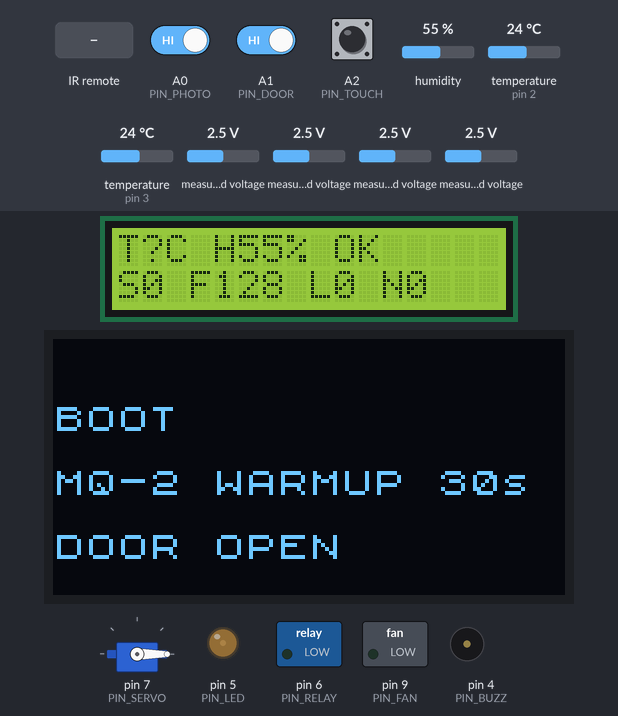
A sketch run on a simulated Arduino Uno, built with avr-gcc and run on an emulated ATmega328P. Parts: 16×2 character LCD, 128×64 one-colour display, servo, switched loads named in the sketch (green lamp = pin HIGH), output pins drawn as LEDs (lit = HIGH), buzzer (waves = sounding, pin HIGH). Wiring (inferred from the names in the program): PCF8591 converter at I2C address 0x48. Inputs (shaded band) come from the test bench; at power-on: measured voltage 2.5 V, A2 (PIN_TOUCH) LOW, A0 (PIN_PHOTO) HIGH, A1 (PIN_DOOR) HIGH, humidity 55 %, temperature (sensors on pin 2, pin 3) 24 °C. What the sketch prints to the serial monitor is not drawn.

Above: at 1.5 s.
1.6 s: measured voltage (sensor 201) set to 2.8 V
At 2.6 s:
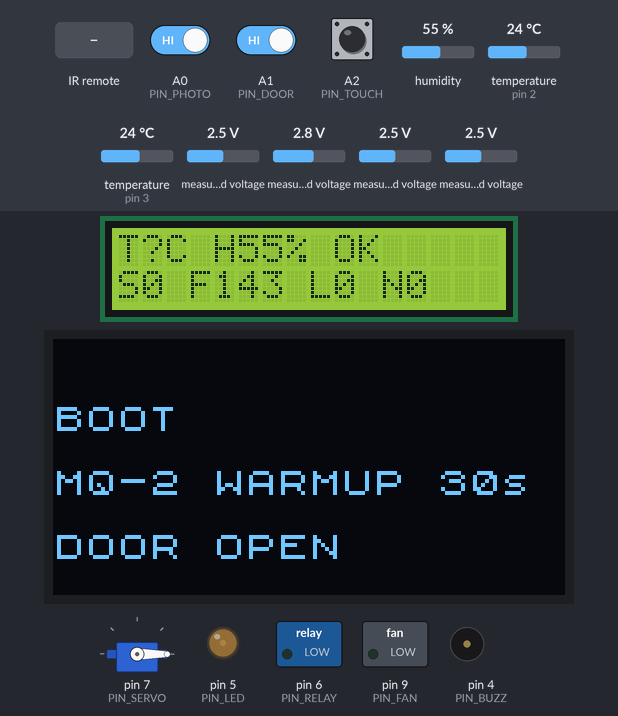
3.6 s: measured voltage (sensor 201) set to 3.1 V
At 4.9 s:
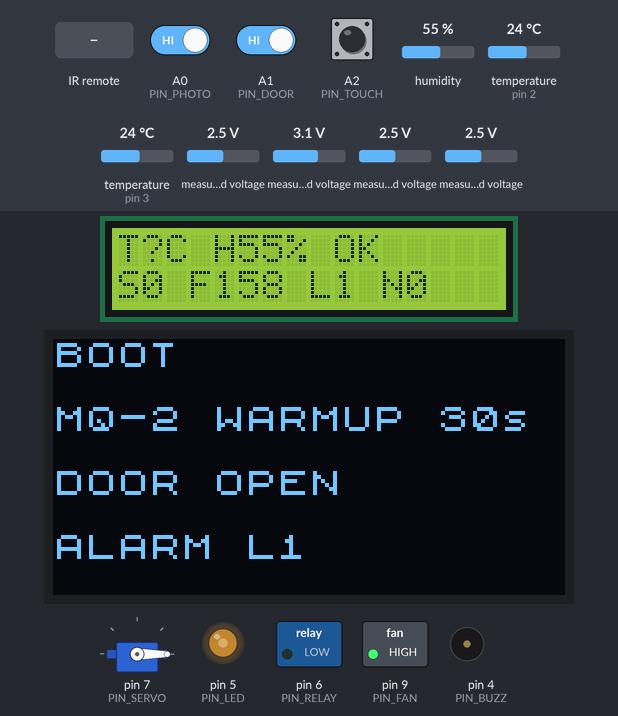
8.6 s: A2 (PIN_TOUCH) pulled HIGH for 0.15 s
At 10.0 s:
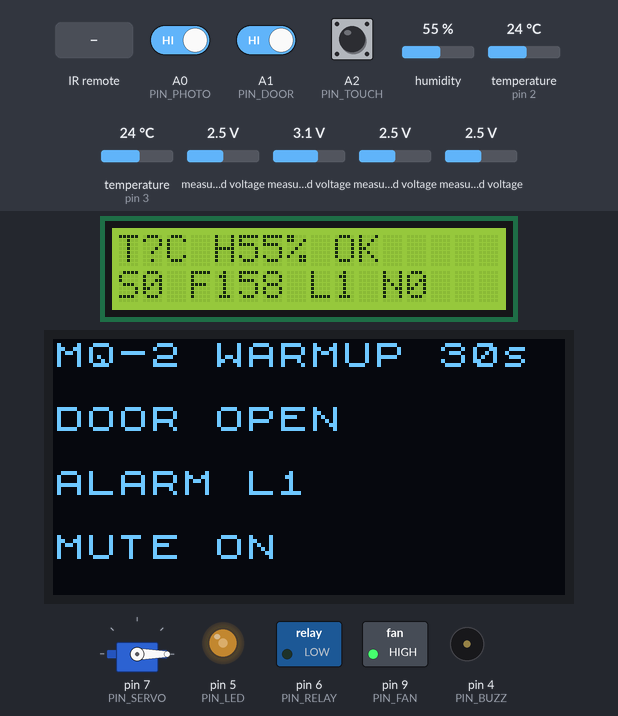
16.6 s: A0 (PIN_PHOTO) driven LOW
At 18.0 s:
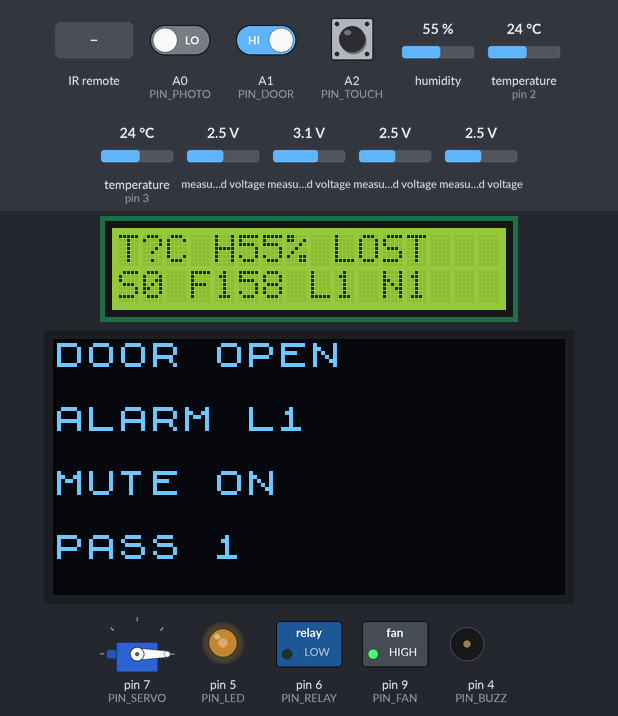
18.5 s: infrared code 0x46 received
At 19.0 s:
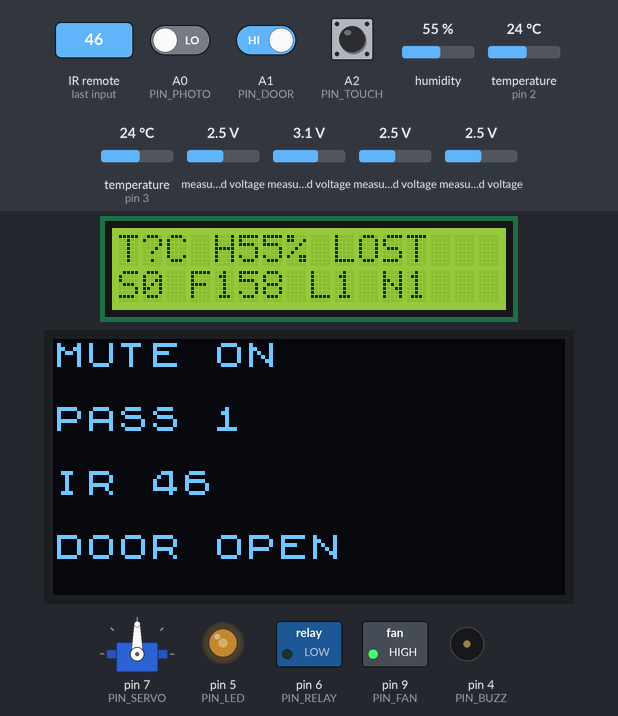
23.3 s: measured voltage (sensor 200) set to 3.8 V
At 31.0 s:
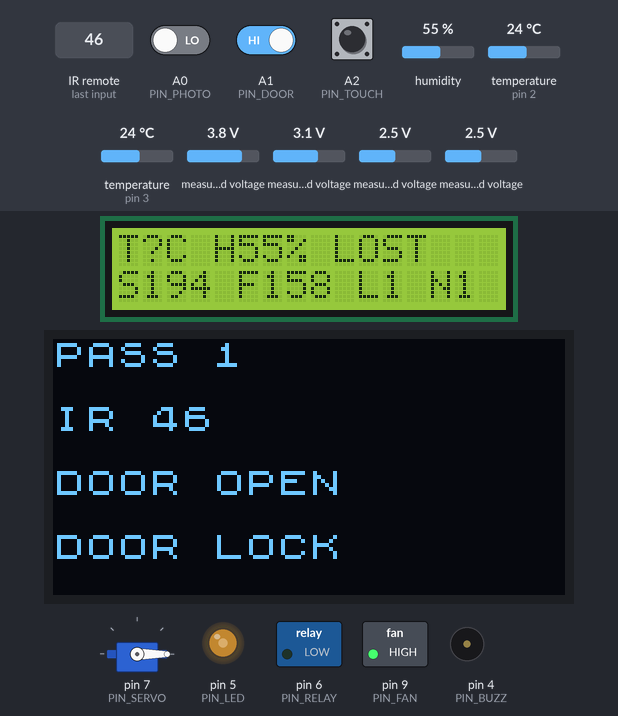
31.2 s: measured voltage (sensor 200) set to 4.1 V
Timing chart, 0 to 34.0 s (numbered marks = the images above; inputs shaded):
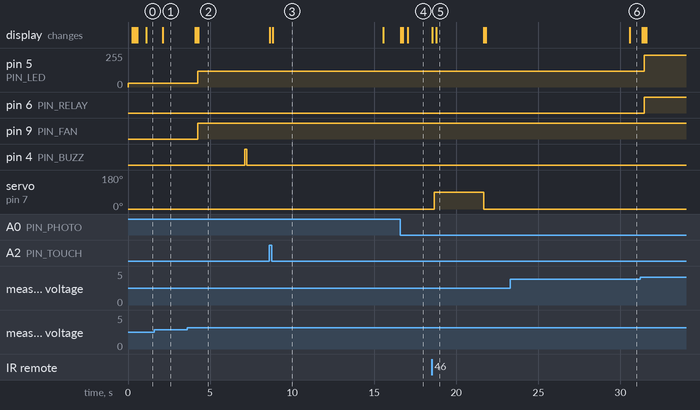

The sketch:

UNO_Node.ino
```cpp
/* =====================================================================
 * 电子实训 · 单节点物联网终端 —— Arduino UNO 固件
 * ---------------------------------------------------------------------
 * 版本：v1.2（2026-11-22，对应 06 审查报告 P0-4 / P1-3 / P1-4 / P1-5）
 * 上一版：v1.1（UNO_Node_v1.1.bak，勿删，答辩要讲"改了什么"）
 *
 * v1.1 → v1.2 的改动（共 8 处，逐条可在报告里对账）
 *   ① parseCmd()：加长度校验 + 开锁时长 500~10000 ms 范围校验，
 *      坏帧一律 denyBeep()，不再被 min() 钳成"合法开锁"（P0-4，安全缺陷）
 *   ② doorTask()：补 40 ms 稳定时间滤波，一次关门只发 1 条 @D（P1-3）
 *   ③ setup()：进入即 MCUSR 快照 + 清零 + wdt_disable()，防看门狗残留二次复位（P1-4）
 *   ④ 新增链路看护 lastRxAt，LCD 显示 LINK OK / LINK LOST，
 *      且**链路丢失不改变继电器状态**——本地判定必须独立于链路（P1-5）
 *   ⑤ denyTask()：相位改用 millis()-denyStart，两声短鸣不再只响一声
 *   ⑥ @E 末尾追加 rst 字段（MCUSR 原始值），坐实"是否死机重启过"（P1-4 配套）
 *   ⑦ lcdRefresh()：改用 snprintf + 定宽 16 字符，修掉第二行溢出换行
 *   ⑧ handleSerial()：超长帧改为"丢弃到本帧结束"，避免残片被当成新帧
 *   ⑨ IRremote 裁到单一协议（NEC）：Flash 28080→23254 B、SRAM 1451→1251 B，
 *      把静态占用从 70% 压到 61%，给栈和后续功能留余量（附录 A.6 实测）
 *
 * ---------------------------------------------------------------------
 * 定位：UNO 提供"物理事实"（环境感知 / 门禁执行 / 本地安全联锁），
 *       Duo 提供"语义"（视觉计数）并做云端中转。
 * 链路：UNO D0/D1 ──USB──> Duo USB-A，115200 8N1
 *       正品 UNO（ATmega16U2）= /dev/ttyACM0；CH340 克隆板 = /dev/ttyUSB0。
 *       设备名不要写死，Duo 侧用 glob 自动探测（见 duo_bridge.py v1.2）。
 * 协议：ASCII 行，'@' 起始，逗号分字段，'\n' 结尾（契约 1 v1.1）
 *   UNO→Duo  @E,t,h,smoke,flame,light,sound,rst   环境帧，2 s
 *            @D,0|1                              门磁变化（0=关 1=开）
 *            @C,<累计人次>                        光电计数
 *            @R,<UID十六进制>                     刷卡（等 Duo 鉴权）
 *            @A,<0|1|2>,<来源>                    报警等级变化
 *   Duo→UNO  @L,<ms>   开锁 ms（500~10000；越界一律拒绝）
 *            @Z         静音切换
 *            @Q         立即回一帧 @E
 *            @M,<0|1>   演示模式（1=报警不断电）
 * ---------------------------------------------------------------------
 * 铁律：Serial 只跑协议。所有调试信息走 LCD/OLED，
 *       在 Serial 打日志会污染帧、导致 Duo 侧解析失败。
 * 引脚与 接线表.md v1.0（契约 2）逐行一致，勿随意改动。
 * ===================================================================== */

#include <Wire.h>
#include <SPI.h>
#include <LiquidCrystal_I2C.h>   /* Frank de Brabander 1.1.4，用 init() */
#include <U8x8lib.h>             /* 只用文本模式：零显存，省 1KB RAM */
#include <MFRC522.h>
#include <Servo.h>
#include <DHT.h>
#include <OneWire.h>
#include <DallasTemperature.h>

/* —— IRremote 裁剪（附录 A.6，D1 实测：Flash 28080→23254 B，SRAM 1451→1251 B）
   默认会把所有解码协议编进来，Flash 吃 4.8 KB、SRAM 吃 200 B；SRAM 70% 已压
   在警戒线上，后面的看护/诊断留不出余量，所以裁到单一协议。
   这四个宏必须写在本行 #include 之前，写在后面不生效。
   换遥控器按键无反应 → 把 DECODE_NEC 换成该遥控的协议宏（DECODE_SONY /
   DECODE_RC5 / DECODE_SAMSUNG…），或整段注释掉（退回 87%，那就得先删功能）。 */
#define DECODE_NEC
#define EXCLUDE_EXOTIC_PROTOCOLS
#define NO_LED_FEEDBACK_CODE
#define RAW_BUFFER_LENGTH 60
#include <IRremote.hpp>          /* 必须 IRremote >= 4.0 */
#include <avr/wdt.h>             /* 看门狗，8s 无喂狗自动重启 */

#ifndef UNUSED_PIN                  /* 老版 MFRC522 无此宏时兜底 */
#define UNUSED_PIN 0xFF
#endif

/* ---------------- 1. 引脚（= 接线表 v1.0） ---------------- */
#define PIN_DHT    2      /* DHT11 数据 */
#define PIN_DS18   3      /* DS18B20 DQ（4.7kΩ 上拉） */
#define PIN_BUZZ   4      /* 有源蜂鸣器 */
#define PIN_LED    5      /* 7色LED，PWM（Timer0，与 Servo 不冲突） */
#define PIN_RELAY  6      /* 继电器，低电平吸合；HIGH=释放=负载断电 */
#define PIN_SERVO  7      /* 舵机（Servo 库独占 Timer1） */
#define PIN_IR     8      /* 红外接收 VS1838B */
#define PIN_FAN    9      /* 风扇，仅 digitalWrite（Timer1 被舵机占用） */
#define PIN_SS    10      /* RC522 片选（SPI 固定 11/12/13） */
#define PIN_PHOTO A0      /* U 型光电 DO */
#define PIN_DOOR  A1      /* 干簧管 DO */
#define PIN_TOUCH A2      /* 触摸开关 */
#define PIN_AUX   A3      /* 空闲：若 LED 改 RGB 三通道模块，占这里 */

/* ---------------- 2. 地址、阈值与时间常数 ---------------- */
#define PCF_ADDR  0x48
#define LCD_ADDR  0x27
#define SMOKE_L1  120     /* 注意级（0~255，需按现场标定，见 标定记录.md） */
#define SMOKE_L2  200     /* 危险级 */
#define FLAME_L1  150
#define FLAME_L2  250
#define TEMP_L2   45.0
#define WARMUP_MS 30000UL /* MQ-2 预热期内读数作废 */
#define PHOTO_DEBOUNCE_MS 40
#define DOOR_DEBOUNCE_MS  40
#define LINK_TIMEOUT_MS   15000UL   /* 15 s 无任何合法帧 → LINK LOST */
#define LOCK_MIN_MS  500L
#define LOCK_MAX_MS  10000L
#define DENY_TOTAL_MS 400UL         /* 拒绝音两声，共 400 ms */
#define DOOR_CLOSED_LEVEL LOW  /* 门关=该电平：裸干簧管对地=LOW；模块型实测后改 HIGH */

/* ---------------- 3. 外设对象 ---------------- */
LiquidCrystal_I2C lcd(LCD_ADDR, 16, 2);
U8X8_SSD1306_128X64_NONAME_HW_I2C oled(U8X8_PIN_NONE);
MFRC522 rfid(PIN_SS, UNUSED_PIN);      /* RST 接 3.3V，软件不复位 */
Servo lockServo;
DHT dht(PIN_DHT, DHT11);
OneWire oneWire(PIN_DS18);
DallasTemperature ds18(&oneWire);

/* ---------------- 4. 运行状态 ---------------- */
struct Env {                 /* 一次采样快照，避免各函数各读一遍外设 */
  uint8_t  smoke, flame, light, sound;
  float    temp, humi;
  uint16_t passes;           /* U 型光电累计人次 */
} env = {0, 0, 0, 0, NAN, NAN, 0};

uint8_t  alarmLevel = 0;                 /* 0 正常 / 1 注意 / 2 危险 */
bool     muted = false, demoMode = false, lockOpen = false;
uint32_t lockUntil = 0, bootAt = 0;
uint32_t tSample = 0, tJudge = 0, tReport = 0, tLcd = 0, tBuzz = 0;
bool     photoPrev = false;
uint32_t tPhoto = 0, denyUntil = 0, denyStart = 0;
uint32_t lastRxAt = 0;                   /* 最近一次收到合法帧的时刻（LINK 看护） */
uint8_t  resetCause = 0;                 /* 上电时 MCUSR 快照，随 @E 上报 */
char     rxBuf[48];  uint8_t rxLen = 0;
bool     rxOverflow = false;             /* 超长帧：丢弃到本帧结束 */
char     logBuf[4][21];                  /* OLED 四行滚动日志 */

/* ---------------- 5. PCF8591：四路模拟量 ---------------- */
uint8_t pcfRead(uint8_t ch) {
  Wire.beginTransmission(PCF_ADDR);
  Wire.write(0x40 | (ch & 0x03));        /* bit6=模拟输出使能，低2位=通道 */
  Wire.endTransmission();
  Wire.requestFrom(PCF_ADDR, (uint8_t)1);
  if (Wire.available()) Wire.read();     /* 首个字节是上次转换缓存，丢弃 */
  Wire.requestFrom(PCF_ADDR, (uint8_t)1);/* 第二次读才是本通道新值 */
  return Wire.available() ? Wire.read() : 0;
}

/* ---------------- 6. 显示（全 ASCII；中文需换 U8g2 中文子集字库） ---------- */
void oledLog(const char* s) {
  for (uint8_t i = 0; i < 3; i++) strcpy(logBuf[i], logBuf[i + 1]);
  strncpy(logBuf[3], s, 20); logBuf[3][20] = 0;
  oled.clearDisplay();
  for (uint8_t i = 0; i < 4; i++) oled.drawString(0, i * 2, logBuf[i]);
}

/* 定宽 16 字符：超长自动截断，短了补空格，避免残留字符与第二行换行 */
void lcdLine(uint8_t row, const char* text) {
  char buf[17];
  snprintf(buf, sizeof(buf), "%-16s", text);
  lcd.setCursor(0, row);
  lcd.print(buf);
}

void lcdRefresh() {
  bool linkOk = (millis() - lastRxAt) < LINK_TIMEOUT_MS;   /* 只影响显示，不动继电器 */
  char line[17];
  snprintf(line, sizeof(line), "T%.1fC H%d%% %s",
           env.temp, (int)env.humi, linkOk ? "OK" : "LOST");
  lcdLine(0, line);
  snprintf(line, sizeof(line), "S%u F%u L%u N%u",
           (unsigned)env.smoke, (unsigned)env.flame,
           (unsigned)alarmLevel, (unsigned)env.passes);
  lcdLine(1, line);
}

/* ---------------- 7. 采样 ---------------- */
void sampleSensors() {
  env.smoke = pcfRead(0);                /* AIN0 MQ-2 */
  env.flame = pcfRead(1);                /* AIN1 火焰 */
  env.light = pcfRead(2);                /* AIN2 光敏 */
  env.sound = pcfRead(3);                /* AIN3 声音 */

  float t = ds18.getTempCByIndex(0);     /* 9 位分辨率，阻塞约 94ms，可接受 */
  if (t > -50 && t < 125) env.temp = t;

  /* ⑥ 1 s 采一次不会 NaN：Adafruit DHT 库在间隔 <2 s 时返回上次缓存值，不是 NaN。
     但 DHT11 本身每 2 s 才更新一次湿度，所以 1 s 采样看到的是重复值，不是新数据。 */
  float h = dht.readHumidity();
  if (!isnan(h)) env.humi = h;

  if (millis() - bootAt < WARMUP_MS) env.smoke = 0;   /* 预热期不可信 */
}

/* ---------------- 8. 判定与联锁输出 ---------------- */
uint8_t judge() {
  if (env.smoke >= SMOKE_L2 || env.flame >= FLAME_L2 || env.temp >= TEMP_L2) return 2;
  if (env.smoke >= SMOKE_L1 || env.flame >= FLAME_L1) return 1;
  return 0;
}

/* 失效安全：继电器常吸合给负载持续供电；危险时释放→负载断电。
   因此 UNO 自身供电绝对不能串在触点回路里，否则报警即自锁。
   复位瞬间引脚为高阻，模块 IN 若悬空可能误导通——硬件侧在 IN 与 5V 间加
   10kΩ 上拉，保证复位期间落在"释放"，软件侧的 LOW 只是恢复常态供电。 */
void applyOutputs() {
  uint8_t lv = alarmLevel;
  if (demoMode && lv > 0) lv = 1;                        /* 演示模式不断电 */

  digitalWrite(PIN_RELAY, lv >= 2 ? HIGH : LOW);         /* HIGH=释放=断开 */
  digitalWrite(PIN_FAN,   lv >= 1 ? HIGH : LOW);         /* 注意级即通风排烟 */
  analogWrite(PIN_LED, lv == 0 ? 30 : (lv == 1 ? 120 : 240)); /* 绿/黄/红，按实物微调 */
}

void judgeAndAct() {
  uint8_t lv = judge();
  if (lv != alarmLevel) {                                /* 只在变化时上报，省串口 */
    alarmLevel = lv;
    tBuzz = millis();                                    /* 报警节奏重新起拍 */
    const char* src = "NONE";
    if (env.smoke >= (lv >= 2 ? SMOKE_L2 : SMOKE_L1))      src = "SMOKE";
    else if (env.flame >= (lv >= 2 ? FLAME_L2 : FLAME_L1)) src = "FLAME";
    else if (env.temp >= TEMP_L2)                          src = "TEMP";
    Serial.print(F("@A,")); Serial.print(lv);
    Serial.print(',');      Serial.println(src);

    char line[16]; snprintf(line, sizeof(line), "ALARM L%u", (unsigned)lv); oledLog(line);
  }
  applyOutputs();
}

/* ---------------- 9. 非阻塞蜂鸣器：节奏编码报警 ---------------- */
void buzzTask() {
  if (muted || alarmLevel == 0) { digitalWrite(PIN_BUZZ, LOW); return; }
  uint16_t period = (alarmLevel >= 2) ? 1500 : 3000;   /* 危险=长鸣，注意=短促 */
  uint16_t onMs   = (alarmLevel >= 2) ? 1000 : 150;
  digitalWrite(PIN_BUZZ, ((millis() - tBuzz) % period) < onMs ? HIGH : LOW);
}

/* ---------------- 10. 上报 ---------------- */
void sendEnv() {
  Serial.print(F("@E,"));
  Serial.print(env.temp, 1);  Serial.print(',');
  Serial.print(env.humi, 1);  Serial.print(',');
  Serial.print(env.smoke);    Serial.print(',');
  Serial.print(env.flame);    Serial.print(',');
  Serial.print(env.light);    Serial.print(',');
  Serial.print(env.sound);    Serial.print(',');
  Serial.println(resetCause);   /* v1.2 追加：0=正常上电，其余位见 MCUSR */
}

/* ---------------- 11. 门禁执行 ---------------- */
void openLock(uint16_t ms) {
  /* 范围校验已在 parseCmd() 完成。这里不再"钳位救场"：
     坏帧在上游就被拒绝，绝不允许把异常值兜底成一次合法开锁。 */
  lockServo.write(90);
  lockOpen = true;
  lockUntil = millis() + ms;
  oledLog("DOOR OPEN");
}

void denyBeep() {                          /* 拒绝：两声短鸣，非阻塞 */
  denyStart = millis();
  denyUntil = denyStart + DENY_TOTAL_MS;
  oledLog("ACCESS DENY");
}

void denyTask() {                          /* (millis()-denyStart) 相位，两声都不会吞 */
  if (denyUntil == 0) return;
  if (muted) { denyUntil = 0; digitalWrite(PIN_BUZZ, LOW); return; }  /* 静音时拒绝音同样静默 */
  uint32_t r = millis() - denyStart;
  if (r >= DENY_TOTAL_MS) { denyUntil = 0; digitalWrite(PIN_BUZZ, LOW); return; }
  digitalWrite(PIN_BUZZ, (r < 80 || (r >= 200 && r < 280)) ? HIGH : LOW);
}

void lockTask() {                          /* 到时自动回锁 */
  if (lockOpen && (int32_t)(millis() - lockUntil) >= 0) {
    lockServo.write(0);
    lockOpen = false;
    oledLog("DOOR LOCK");
  }
}

/* ---------------- 12. 串口协议解析（Duo → UNO） ---------------- */

/* 只有通过校验的帧才会调用到这里；返回值不用，统一从 rxBuf 读 */
void parseCmd() {
  if (rxBuf[0] != '@') return;
  char* p = rxBuf + 1;
  const size_t n = strlen(p);
  if (n < 1) return;                       /* 只有 '@' 一个字符：无命令，忽略 */

  switch (p[0]) {
    case 'L': {                            /* @L,3000 */
      if (n < 4) { denyBeep(); return; }   /* "@L" / "@L," 短帧：拒绝，不开锁 */
      long ms = atol(p + 2);
      if (ms >= LOCK_MIN_MS && ms <= LOCK_MAX_MS) openLock((uint16_t)ms);
      else denyBeep();                     /* 负数 / 0 / 越界 / 垃圾 → 拒绝 */
      break;
    }
    case 'Z': muted = !muted; oledLog(muted ? "MUTE ON" : "MUTE OFF"); break;
    case 'Q': sendEnv(); break;            /* 心跳回执 */
    case 'M':
      if (n >= 3) { demoMode = (p[2] == '1'); oledLog(demoMode ? "DEMO" : "NORMAL"); }
      break;
    default: break;                        /* 未知命令忽略，不回应、不动作 */
  }
}

void handleSerial() {
  while (Serial.available()) {
    char c = Serial.read();
    if (c == '\n' || c == '\r') {
      rxBuf[rxLen] = 0;
      if (rxLen) {
        /* 任何以 '@' 起始的完整帧都算链路存活：
           断线时一个字节都收不到，比"解析成功"更能反映物理链路状态。 */
        if (rxBuf[0] == '@') lastRxAt = millis();
        parseCmd();
      }
      rxLen = 0; rxOverflow = false;
    } else if (rxOverflow) {
      /* 丢弃到本帧结束，防止超长帧的残片被当成新帧 */
    } else if (rxLen < sizeof(rxBuf) - 1) {
      rxBuf[rxLen++] = c;
    } else {
      rxLen = 0; rxOverflow = true;        /* 超长帧整帧作废 */
    }
  }
}

/* ---------------- 13. 现场输入 ---------------- */
void photoTask() {                          /* U 型光电：遮挡沿计数（真值来源），40ms 去抖 */
  bool now = (digitalRead(PIN_PHOTO) == LOW);
  if (now == photoPrev) return;             /* 无变化 */
  if (millis() - tPhoto < PHOTO_DEBOUNCE_MS) return;  /* 抖动窗口内忽略 */
  tPhoto = millis(); photoPrev = now;
  if (!now) return;                         /* 只数遮挡沿 */
  env.passes++;
  Serial.print(F("@C,")); Serial.println(env.passes);
  char line[12]; snprintf(line, sizeof(line), "PASS %u", (unsigned)env.passes); oledLog(line);
}

/* 干簧管：闭合=门关，极性见 DOOR_CLOSED_LEVEL。
   簧片在门扇停下的瞬间会抖 3~10 ms，必须等电平稳定 40 ms 才认；
   首次稳定读数为"未知→实际"，保证上电后一定发出一次 @D。 */
void doorTask() {
  static int      doorRaw    = -1;
  static uint32_t doorEdgeAt = 0;
  static int      doorClosed = -1;          /* -1 = 未知 */

  uint32_t now = millis();
  int raw = digitalRead(PIN_DOOR);
  if (raw != doorRaw) { doorRaw = raw; doorEdgeAt = now; return; }
  if (now - doorEdgeAt < DOOR_DEBOUNCE_MS) return;

  int closed = (raw == DOOR_CLOSED_LEVEL) ? 1 : 0;
  if (closed == doorClosed) return;
  doorClosed = closed;
  Serial.print(F("@D,")); Serial.println(closed ? 0 : 1);
  oledLog(closed ? "DOOR CLOSED" : "DOOR OPEN");
}

void handleTouch() {                        /* 触摸：消音；边沿触发，200ms 去抖 */
  static uint32_t t = 0; static bool prev = false;
  bool now = (digitalRead(PIN_TOUCH) == HIGH);
  if (now && !prev && millis() - t > 200) {
    t = millis();
    muted = !muted;
    oledLog(muted ? "MUTE ON" : "MUTE OFF");
  }
  prev = now;
}

/* ---------------- 14. 刷卡 / 红外 ---------------- */
void handleRFID() {
  if (!rfid.PICC_IsNewCardPresent() || !rfid.PICC_ReadCardSerial()) return;
  char uid[12]; uint8_t n = 0;
  for (uint8_t i = 0; i < rfid.uid.size && n < 10; i++)
    n += snprintf(uid + n, sizeof(uid) - n, "%02X", rfid.uid.uidByte[i]);
  Serial.print(F("@R,")); Serial.println(uid);   /* 鉴权在 Duo/PC 侧 */
  oledLog("CARD READ");
  rfid.PICC_HaltA();
  rfid.PCD_StopCrypto1();
}

/* 遥控按键码需现场自测：按一下看 OLED 打印的 IR xx，填到下面三行 */
#define IR_KEY_MUTE 0x45
#define IR_KEY_LOCK 0x46
#define IR_KEY_DEMO 0x47

void handleIR() {
  if (!IrReceiver.decode()) return;
  uint8_t cmd = IrReceiver.decodedIRData.command;
  char line[12]; snprintf(line, sizeof(line), "IR %02X", cmd); oledLog(line);
  if (cmd == IR_KEY_MUTE) muted = !muted;
  if (cmd == IR_KEY_LOCK) openLock(3000);
  if (cmd == IR_KEY_DEMO) demoMode = !demoMode;
  IrReceiver.resume();
}

/* ---------------- 15. 初始化 ---------------- */
void setup() {
  /* 先存复位原因、清标志、关掉可能残留的看门狗 —— 必须早于一切外设初始化。
     若上一轮是看门狗复位，WDRF 置位且 WDT 仍在跑（可能已被 bootloader 拉短到
     15 ms），到 wdt_enable() 之间的窗口足以再次复位，表现为"间歇性起不来"。 */
  resetCause = MCUSR;
  MCUSR = 0;
  wdt_disable();

  Serial.begin(115200);                    /* 协议口，同时也是下载口 */
  Wire.begin();

  pinMode(PIN_BUZZ, OUTPUT);  digitalWrite(PIN_BUZZ, LOW);
  /* 继电器：模块为低电平吸合，上电即吸合给负载供电。
     高阻期由 IN 线上的 10kΩ 上拉保证"释放"，见 接线表.md §3。 */
  pinMode(PIN_RELAY, OUTPUT); digitalWrite(PIN_RELAY, LOW);
  pinMode(PIN_FAN, OUTPUT);   digitalWrite(PIN_FAN, LOW);
  pinMode(PIN_LED, OUTPUT);   analogWrite(PIN_LED, 30);
  pinMode(PIN_PHOTO, INPUT);
  pinMode(PIN_DOOR, INPUT_PULLUP);   /* 裸干簧管用；模块型推挽输出可改 INPUT */
  pinMode(PIN_TOUCH, INPUT);

  lcd.init();  lcd.backlight();
  lcdLine(0, "UNO NODE BOOT");
  oled.begin(); oled.setFont(u8x8_font_chroma48medium8_r);
  for (uint8_t i = 0; i < 4; i++) logBuf[i][0] = 0;
  oledLog("BOOT");

  dht.begin();
  ds18.begin();
  ds18.setResolution(9);               /* 9 位 ≈94ms 转换，避免采样阻塞 */
  rfid.PCD_Init();
  lockServo.attach(PIN_SERVO); lockServo.write(0);   /* 0°=锁闭 */
  IrReceiver.begin(PIN_IR, DISABLE_LED_FEEDBACK); /* 反馈 LED 与 D13(SCK) 共用，勿启用 */

  bootAt = millis();
  lastRxAt = bootAt;                   /* 启动给 15 s 宽限，之后靠 @Q 心跳续期 */
  oledLog("MQ-2 WARMUP 30s");
  wdt_enable(WDTO_8S);                   /* 之后 loop 每秒喂狗 */
}

/* ---------------- 16. 主循环（全程非阻塞） ---------------- */
void loop() {
  wdt_reset();
  handleSerial();

  uint32_t now = millis();
  if (now - tSample >= 1000)  { tSample = now; sampleSensors(); }
  if (now - tJudge  >= 1000)  { tJudge  = now; judgeAndAct(); }
  if (now - tReport >= 2000)  { tReport = now; sendEnv(); }
  if (now - tLcd    >= 500)   { tLcd    = now; lcdRefresh(); }

  handleIR();
  handleRFID();
  handleTouch();
  photoTask();
  doorTask();
  lockTask();
  buzzTask();
  denyTask();        /* 在 buzzTask 之后调用，拒绝音优先级更高 */
}
```

Measured:
- the behaviour switches between 2.9 and 3 V on measured voltage (sensor 201) (found by bisection; images 1 and 2)
- after the input at 1.6 s, the display: changes after 0.51 s (image 1)
- after the input at 3.6 s, pin 5 (PIN_LED): 30/255 → 120/255 after 0.64 s; pin 9 (PIN_FAN): LOW → HIGH after 0.64 s; pin 4 (PIN_BUZZ): LOW → HIGH after 3.5 s, → LOW 0.10 s later; the display: first changes after 0.50 s (image 2 shows a later state)
- after the input at 8.6 s, pin 4 (PIN_BUZZ): stops changing and stays LOW; the display: first changes after 0.05 s (image 3 shows a later state)
- after the input at 16.6 s, the display: first changes at once (image 4 shows a later state)
- after the input at 18.5 s, servo on pin 7 (PIN_SERVO): 0° → 90° after 0.17 s, → 0° 3.0 s later; the display: first changes at once (image 5 shows a later state)
- after the input at 23.3 s, the display: changes after 7.3 s (image 6)
- after the input at 31.2 s, pin 5 (PIN_LED): 120/255 → 240/255 after 0.26 s; pin 6 (PIN_RELAY): LOW → HIGH after 0.26 s
